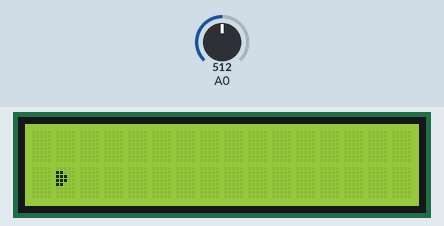
Recording of a sketch running on a simulated Arduino Uno, built with avr-gcc and run on an emulated ATmega328P. Shown: 16×2 character LCD. Inputs (shaded band) come from the test bench; at power-on: A0 = 512.

Above: at 1.1 s.
1.3 s: A0 set to 0
3.0 s: A0 set to 20
At 3.5 s:
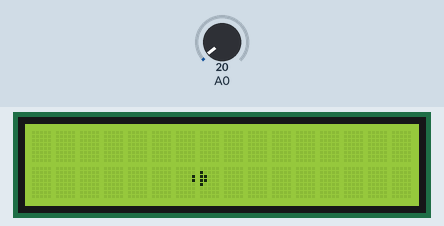
4.7 s: A0 set to 0
At 21.49 s:
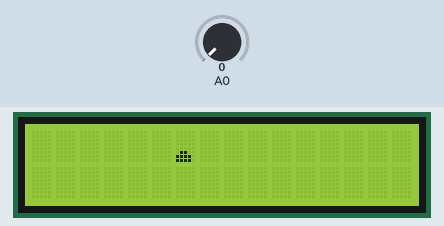

The sketch:

ardu-pong.ino
```cpp
// Arduino-Pong

#include <LiquidCrystal.h>

#define CHARS_WIDTH (16)
#define CHARS_HEIGHT (2)

#define CHAR_WIDTH (5)
#define CHAR_HEIGHT (8)

#define SPACE_WIDTH (1)
#define SPACE_HEIGHT (1)

#define GRID_WIDTH (CHARS_WIDTH * (CHAR_WIDTH + SPACE_WIDTH) - SPACE_WIDTH)
#define GRID_HEIGHT (CHARS_HEIGHT * (CHAR_HEIGHT + SPACE_HEIGHT) - SPACE_HEIGHT)

// initialize the library with the numbers of the interface pins
LiquidCrystal lcd(8, 9, 4, 5, 6, 7);

byte power(int n) {
  if (n == 0) {
    return 1;
  } else {
    return power(n - 1) * 2;
  }
}

void printBallChars(int x, int y) {
  // Update characters
  int baseCharX = x / (CHAR_WIDTH + SPACE_WIDTH);
  int baseCharY = y / (CHAR_HEIGHT + SPACE_HEIGHT);

  byte buf[4][8] = {
    {
      0b00000,
      0b00000,
      0b00000,
      0b00000,
      0b00000,
      0b00000,
      0b00000,
      0b00000
    },
    {
      0b00000,
      0b00000,
      0b00000,
      0b00000,
      0b00000,
      0b00000,
      0b00000,
      0b00000
    },
    {
      0b00000,
      0b00000,
      0b00000,
      0b00000,
      0b00000,
      0b00000,
      0b00000,
      0b00000
    },
    {
      0b00000,
      0b00000,
      0b00000,
      0b00000,
      0b00000,
      0b00000,
      0b00000,
      0b00000
    }
  };

  for (int bx = 0; bx < 4; bx++) {
    for (int by = 0; by < 4; by++) {
      if (((bx == 0) + (by == 0) + (bx == 3) + (by == 3)) == 2) {
        continue;
      }

      int currCharX = (x + bx) / (CHAR_WIDTH + SPACE_WIDTH);
      int currCharY = (y + by) / (CHAR_HEIGHT + SPACE_HEIGHT);

      int subX = (x + bx) % (CHAR_WIDTH + SPACE_WIDTH);
      int subY = (y + by) % (CHAR_HEIGHT + SPACE_HEIGHT);

      int charIndex = (currCharX - baseCharX) + 2 * (currCharY - baseCharY);

      if (subX < CHAR_WIDTH && subY < CHAR_HEIGHT) {
        buf[charIndex][subY] |= power(CHAR_WIDTH - 1 - subX);
      }
    }
  }

  for (int x = 0; x < CHARS_WIDTH; x++) {
    for (int y = 0; y < CHARS_HEIGHT; y++) {
      lcd.setCursor(x, y);
      lcd.write((byte)' ');
    }
  }

  lcd.createChar(0, buf[0]);
  lcd.createChar(1, buf[1]);
  lcd.createChar(2, buf[2]);
  lcd.createChar(3, buf[3]);

  for (int charX = 0; charX < 2; charX++) {
    for (int charY = 0; charY < 2; charY++) {
      if (baseCharX + charX < CHARS_WIDTH && baseCharY + charY < CHARS_HEIGHT) {
        lcd.setCursor(baseCharX + charX, baseCharY + charY);
        lcd.write((byte)(charX + 2 * charY));
      }
    }
  }
}

void printPaddles(int x, int y) {
  byte buf[4][8] = {
    {
      0b00000,
      0b00000,
      0b00000,
      0b00000,
      0b00000,
      0b00000,
      0b00000,
      0b00000
    },
    {
      0b00000,
      0b00000,
      0b00000,
      0b00000,
      0b00000,
      0b00000,
      0b00000,
      0b00000
    },
    {
      0b00000,
      0b00000,
      0b00000,
      0b00000,
      0b00000,
      0b00000,
      0b00000,
      0b00000
    },
    {
      0b00000,
      0b00000,
      0b00000,
      0b00000,
      0b00000,
      0b00000,
      0b00000,
      0b00000
    }
  };

  for (int px = 0; px < 2; px++) {
    for (int py = 0; py < 4; py++) {
      if (((py == 0) + (px == 2) + (py == 3)) == 2) {
        continue;
      }

      int currCharY = (y + py) / (CHAR_HEIGHT + SPACE_HEIGHT);

      int subX = (x + px) % (CHAR_WIDTH + SPACE_WIDTH);
      int subY = (y + py) % (CHAR_HEIGHT + SPACE_HEIGHT);

      int charIndex = currCharY;

      if (subX < CHAR_WIDTH && subY < CHAR_HEIGHT) {
        buf[charIndex][subY] |= power(CHAR_WIDTH - 1 - subX);
      }
    }
  }

  lcd.createChar(4, buf[0]);
  lcd.createChar(5, buf[1]);
  lcd.createChar(6, buf[2]);
  lcd.createChar(7, buf[3]);

  for (int charY = 0; charY < 2; charY++) {
    lcd.setCursor(0, charY);
    lcd.write((byte)(charY + 4));
  }
}

uint32_t last = 0;

void setup() {
  last = millis();

  Serial.begin(9600);           // set up Serial library at 9600 bps

  // initialize LCD and set up the number of columns and rows:
  lcd.begin(16, 2);
}

float ballX = 0;
float ballY = 0;

float ballDX = 0.005;
float ballDY = 0.01;

void loop() {
  int buttonVoltage = analogRead(0);

  bool up = false;
  bool down = false;
  bool left = false;
  bool right = false;

  if (abs(buttonVoltage - 99) < 10) {
    up = true;
  }

  if (abs(buttonVoltage - 255) < 10) {
    down = true;
  }

  if (abs(buttonVoltage - 0) < 10) {
    right = true;
  }

  if (abs(buttonVoltage - 410) < 10) {
    left = true;
  }

  uint32_t now = millis();
  uint32_t diff = (now - last);
  last = now;

  ballDX -= left ? diff * 0.00001 : 0;
  ballDX += right ? diff * 0.00001 : 0;
  ballDY -= up ? diff * 0.00001 : 0;
  ballDY += down ? diff * 0.00001 : 0;

  float distX = ballDX * diff;
  float distY = ballDY * diff;

  if ((ballX + distX) + 4 > GRID_WIDTH || (ballX + distX) < 0) {
    ballDX = -ballDX;
    ballX -= distX;
  } else {
    ballX += distX;
  }

  if ((ballY + distY) + 4 > GRID_HEIGHT || (ballY + distY) < 0) {
    ballDY = -ballDY;
    ballY -= distY;
  } else {
    ballY += distY;
  }

  printBallChars(ballX, ballY);

 //rintPaddles(1, 5);

  delay(50);
}
```
